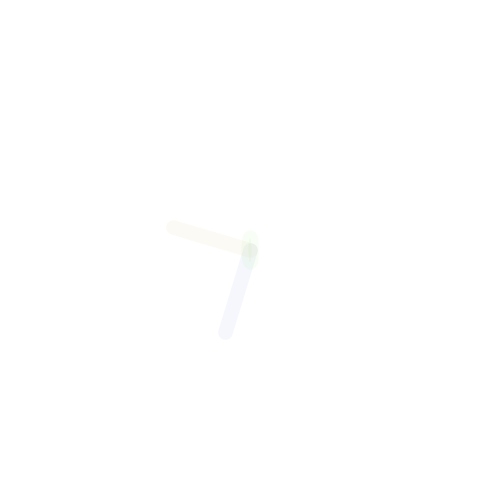
Frame 1 (no input)
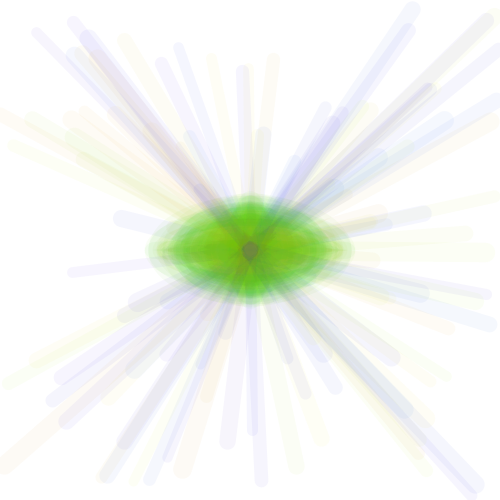
Frame 60 (the mouse pressed at the canvas centre just before this capture)
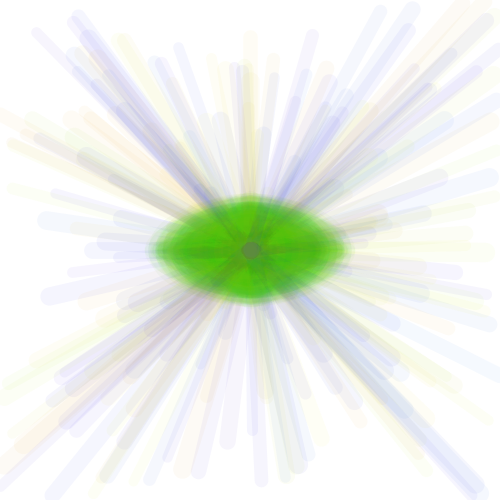
Frame 120 (the mouse held since frame 60 and released just before this capture)

The Processing sketch that drew these frames (run headless with seeded random() and noise(); from frame 60 on, the mouse is pressed at the canvas centre):

// Processing sketch: processing_2167
// ── processing_2167.pde

float huePrincipal = random(235); 
float huePrincipal2 = random(100);
float huePrincipal3 = random(50);
float posX = 250; 
float posY = 250; 
 
void setup(){ 
  size(500,500); 
  colorMode(HSB); 
  smooth(); 
   
  background(255); 
} 
 
void draw(){ 
  translate(width/2,height/2);   
  stroke(huePrincipal+random(30), 800+random(100), 190+random(50), 10); 
  strokeWeight(10 + random(10)); 
    
  line(0,0,posX-random(500),posY-random(500)); 
  stroke(huePrincipal2+random(30), 800+random(100), 190+random(50), 10); 
  line(0,0,-posX+random(500),-posY+random(500));
  
  stroke(huePrincipal3+random(40), 800+random(80), 190+random(40), 10); 
  fill(huePrincipal3+random(40), 800, 190, 10); 
  ellipse(0,0,random(200),random(100));
  
  //save("luces.png");
}
